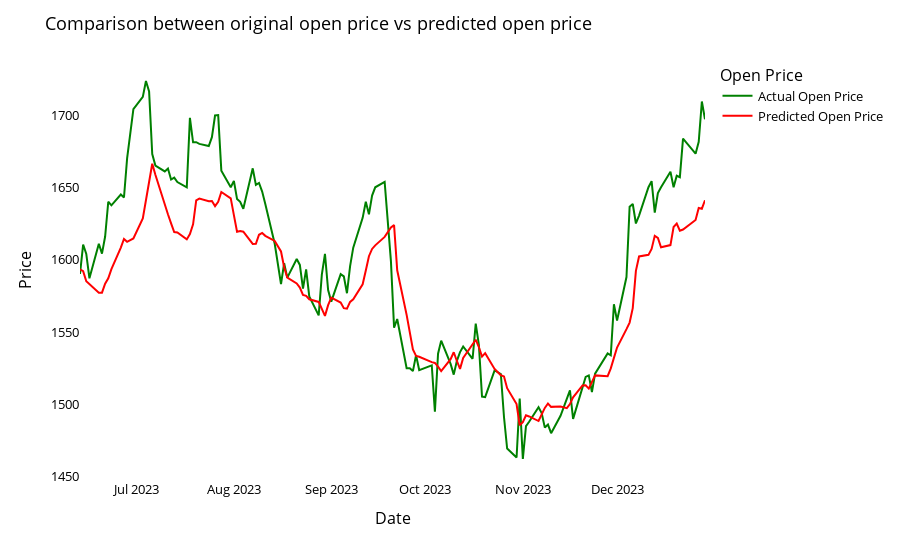

Notebook cell for this chart:
### Code cell
import plotly.express as px
# Filter the dates
start_date = '2023-06-13'
df_filtered = df[df['Date'] >= start_date]
dates_col = df_filtered['Date'].values

# Flatten the arrays
testY_flat = testYInv.flatten()
testPredict_flat = testPredictInv.flatten()

# Create a DataFrame that contains the necessary data
df_plot = pd.DataFrame({
    'Date': dates_col,
    'Actual Open Price': testY_flat,
    'Predicted Open Price': testPredict_flat
})

# Melt the DataFrame to have 'Actual Open Price' and 'Predicted Open Price' in the same column
df_plot_melt = df_plot.melt(id_vars='Date', value_vars=['Actual Open Price', 'Predicted Open Price'], var_name='Type', value_name='Price')

# Create the line plots
fig = px.line(df_plot_melt, x='Date', y='Price', color='Type', 
              color_discrete_map={'Actual Open Price':'green', 'Predicted Open Price':'red'})

fig.update_layout(title_text='Comparison between original open price vs predicted open price',
                  plot_bgcolor='white', font_size=13, font_color='black', legend_title_text='Open Price')

# Show the plot
fig.show()

### Figure 1 — Plotly figure (JSON) as saved in the notebook; plotly's stock layout.template omitted (floating-point values rounded to 4 significant figures; data arrays with more than 128 entries replaced by an {"elided": "..."} marker saying what was removed)
{"data": [{"hovertemplate": "Type=Actual Open Price<br>Date=%{x}<br>Price=%{y}<extra></extra>", "legendgroup": "Actual Open Price", "line": {"color": "green", "dash": "solid"}, "marker": {"symbol": "circle"}, "mode": "lines", "name": "Actual Open Price", "orientation": "v", "showlegend": true, "type": "scatter", "x": {"elided": "136 str values"}, "xaxis": "x", "y": {"elided": "136 float values"}, "yaxis": "y"}, {"hovertemplate": "Type=Predicted Open Price<br>Date=%{x}<br>Price=%{y}<extra></extra>", "legendgroup": "Predicted Open Price", "line": {"color": "red", "dash": "solid"}, "marker": {"symbol": "circle"}, "mode": "lines", "name": "Predicted Open Price", "orientation": "v", "showlegend": true, "type": "scatter", "x": {"elided": "136 str values"}, "xaxis": "x", "y": {"elided": "136 float values"}, "yaxis": "y"}], "layout": {"font": {"color": "black", "size": 13}, "legend": {"title": {"text": "Open Price"}, "tracegroupgap": 0}, "margin": {"t": 60}, "plot_bgcolor": "white", "title": {"text": "Comparison between original open price vs predicted open price"}, "xaxis": {"anchor": "y", "domain": [0, 1], "title": {"text": "Date"}}, "yaxis": {"anchor": "x", "domain": [0, 1], "title": {"text": "Price"}}}}
